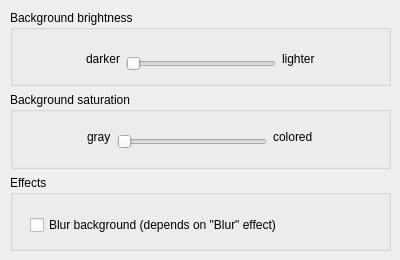
<?xml version="1.0" encoding="UTF-8"?>
<ui version="4.0">
 <class>DashboardEffectConfig</class>
 <widget class="QWidget" name="DashboardEffectConfig">
  <property name="geometry">
   <rect>
    <x>0</x>
    <y>0</y>
    <width>400</width>
    <height>260</height>
   </rect>
  </property>
  <property name="sizePolicy">
   <sizepolicy hsizetype="Minimum" vsizetype="Minimum">
    <horstretch>0</horstretch>
    <verstretch>0</verstretch>
   </sizepolicy>
  </property>
  <property name="minimumSize">
   <size>
    <width>400</width>
    <height>260</height>
   </size>
  </property>
  <property name="maximumSize">
   <size>
    <width>400</width>
    <height>260</height>
   </size>
  </property>
  <property name="windowTitle">
   <string>Form</string>
  </property>
  <widget class="QWidget" name="verticalLayoutWidget">
   <property name="geometry">
    <rect>
     <x>10</x>
     <y>10</y>
     <width>381</width>
     <height>241</height>
    </rect>
   </property>
   <layout class="QVBoxLayout" name="verticalLayout">
    <item>
     <widget class="QGroupBox" name="groupBoxBrightness">
      <property name="minimumSize">
       <size>
        <width>0</width>
        <height>0</height>
       </size>
      </property>
      <property name="title">
       <string>Background brightness</string>
      </property>
      <widget class="QWidget" name="horizontalLayoutWidget_3">
       <property name="geometry">
        <rect>
         <x>20</x>
         <y>28</y>
         <width>341</width>
         <height>41</height>
        </rect>
       </property>
       <layout class="QHBoxLayout" name="horizontalLayout_5">
        <item>
         <spacer name="horizontalSpacer">
          <property name="orientation">
           <enum>Qt::Horizontal</enum>
          </property>
          <property name="sizeHint" stdset="0">
           <size>
            <width>40</width>
            <height>20</height>
           </size>
          </property>
         </spacer>
        </item>
        <item>
         <widget class="QLabel" name="labelBrightnessDarker">
          <property name="text">
           <string>darker</string>
          </property>
         </widget>
        </item>
        <item>
         <widget class="QSlider" name="brightness">
          <property name="sizePolicy">
           <sizepolicy hsizetype="Fixed" vsizetype="Fixed">
            <horstretch>150</horstretch>
            <verstretch>35</verstretch>
           </sizepolicy>
          </property>
          <property name="minimumSize">
           <size>
            <width>150</width>
            <height>35</height>
           </size>
          </property>
          <property name="maximumSize">
           <size>
            <width>150</width>
            <height>25</height>
           </size>
          </property>
          <property name="maximum">
           <number>100</number>
          </property>
          <property name="singleStep">
           <number>10</number>
          </property>
          <property name="pageStep">
           <number>20</number>
          </property>
          <property name="orientation">
           <enum>Qt::Horizontal</enum>
          </property>
          <property name="invertedAppearance">
           <bool>false</bool>
          </property>
          <property name="invertedControls">
           <bool>false</bool>
          </property>
          <property name="tickPosition">
           <enum>QSlider::NoTicks</enum>
          </property>
          <property name="tickInterval">
           <number>10</number>
          </property>
         </widget>
        </item>
        <item>
         <widget class="QLabel" name="labelBrightnessLighter">
          <property name="text">
           <string>lighter</string>
          </property>
         </widget>
        </item>
        <item>
         <spacer name="horizontalSpacer_3">
          <property name="orientation">
           <enum>Qt::Horizontal</enum>
          </property>
          <property name="sizeHint" stdset="0">
           <size>
            <width>40</width>
            <height>20</height>
           </size>
          </property>
         </spacer>
        </item>
       </layout>
      </widget>
     </widget>
    </item>
    <item>
     <widget class="QGroupBox" name="groupBoxSaturation">
      <property name="title">
       <string>Background saturation</string>
      </property>
      <widget class="QWidget" name="horizontalLayoutWidget_4">
       <property name="geometry">
        <rect>
         <x>20</x>
         <y>20</y>
         <width>339</width>
         <height>50</height>
        </rect>
       </property>
       <layout class="QHBoxLayout" name="horizontalLayout_6">
        <item>
         <spacer name="horizontalSpacer_2">
          <property name="orientation">
           <enum>Qt::Horizontal</enum>
          </property>
          <property name="sizeHint" stdset="0">
           <size>
            <width>40</width>
            <height>20</height>
           </size>
          </property>
         </spacer>
        </item>
        <item>
         <widget class="QLabel" name="labelSaturationGray">
          <property name="text">
           <string>gray</string>
          </property>
         </widget>
        </item>
        <item>
         <widget class="QSlider" name="saturation">
          <property name="sizePolicy">
           <sizepolicy hsizetype="Fixed" vsizetype="Fixed">
            <horstretch>150</horstretch>
            <verstretch>35</verstretch>
           </sizepolicy>
          </property>
          <property name="minimumSize">
           <size>
            <width>150</width>
            <height>35</height>
           </size>
          </property>
          <property name="maximumSize">
           <size>
            <width>150</width>
            <height>25</height>
           </size>
          </property>
          <property name="maximum">
           <number>100</number>
          </property>
          <property name="singleStep">
           <number>10</number>
          </property>
          <property name="pageStep">
           <number>20</number>
          </property>
          <property name="orientation">
           <enum>Qt::Horizontal</enum>
          </property>
          <property name="invertedAppearance">
           <bool>false</bool>
          </property>
          <property name="invertedControls">
           <bool>false</bool>
          </property>
          <property name="tickPosition">
           <enum>QSlider::NoTicks</enum>
          </property>
          <property name="tickInterval">
           <number>10</number>
          </property>
         </widget>
        </item>
        <item>
         <widget class="QLabel" name="labelSaturationColored">
          <property name="text">
           <string>colored</string>
          </property>
         </widget>
        </item>
        <item>
         <spacer name="horizontalSpacer_5">
          <property name="orientation">
           <enum>Qt::Horizontal</enum>
          </property>
          <property name="sizeHint" stdset="0">
           <size>
            <width>40</width>
            <height>20</height>
           </size>
          </property>
         </spacer>
        </item>
       </layout>
      </widget>
     </widget>
    </item>
    <item>
     <widget class="QGroupBox" name="groupBoxEffects">
      <property name="minimumSize">
       <size>
        <width>0</width>
        <height>0</height>
       </size>
      </property>
      <property name="title">
       <string>Effects</string>
      </property>
      <widget class="QWidget" name="horizontalLayoutWidget_2">
       <property name="geometry">
        <rect>
         <x>20</x>
         <y>30</y>
         <width>341</width>
         <height>41</height>
        </rect>
       </property>
       <layout class="QHBoxLayout" name="horizontalLayout_4">
        <item>
         <widget class="QCheckBox" name="blur">
          <property name="text">
           <string>Blur background (depends on &quot;Blur&quot; effect)</string>
          </property>
         </widget>
        </item>
        <item>
         <spacer name="horizontalSpacer_4">
          <property name="orientation">
           <enum>Qt::Horizontal</enum>
          </property>
          <property name="sizeHint" stdset="0">
           <size>
            <width>40</width>
            <height>20</height>
           </size>
          </property>
         </spacer>
        </item>
       </layout>
      </widget>
     </widget>
    </item>
   </layout>
  </widget>
 </widget>
 <resources/>
 <connections/>
</ui>
